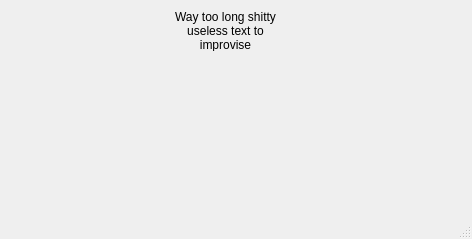
<?xml version="1.0" encoding="UTF-8"?>
<ui version="4.0">
 <class>MainWindow</class>
 <widget class="QMainWindow" name="MainWindow">
  <property name="windowModality">
   <enum>Qt::WindowModal</enum>
  </property>
  <property name="geometry">
   <rect>
    <x>0</x>
    <y>0</y>
    <width>472</width>
    <height>239</height>
   </rect>
  </property>
  <property name="windowTitle">
   <string>MainWindow</string>
  </property>
  <widget class="QWidget" name="centralwidget">
   <widget class="QLabel" name="label">
    <property name="geometry">
     <rect>
      <x>160</x>
      <y>10</y>
      <width>131</width>
      <height>41</height>
     </rect>
    </property>
    <property name="text">
     <string>Way too long shitty useless text to improvise</string>
    </property>
    <property name="textFormat">
     <enum>Qt::AutoText</enum>
    </property>
    <property name="alignment">
     <set>Qt::AlignCenter</set>
    </property>
    <property name="wordWrap">
     <bool>true</bool>
    </property>
   </widget>
  </widget>
  <widget class="QStatusBar" name="statusbar"/>
 </widget>
 <resources/>
 <connections/>
</ui>
